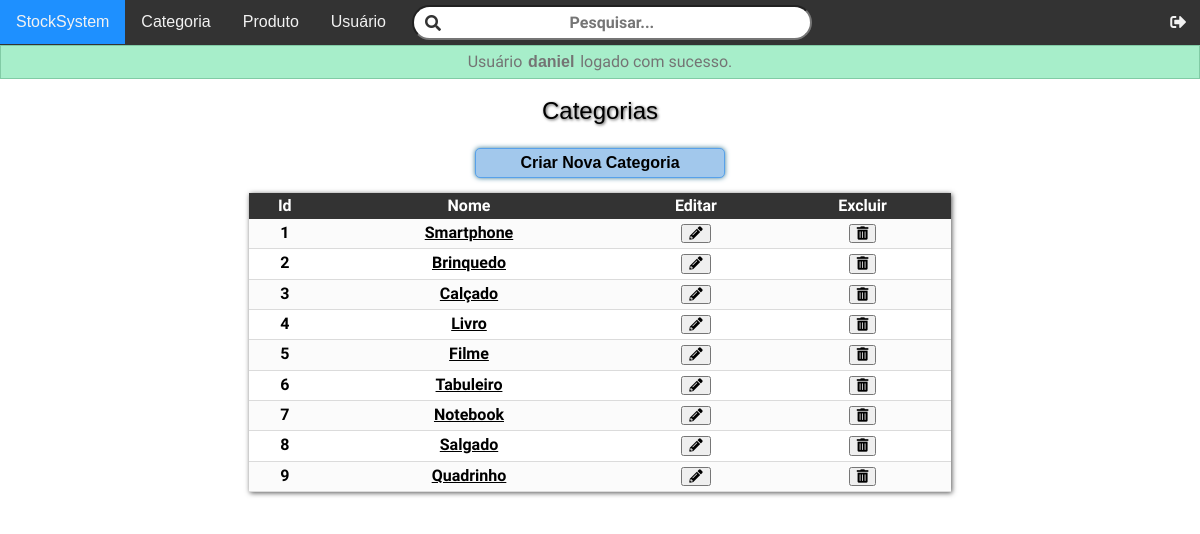
/src/View/category.php (signed in), run on an earlier commit of the app's database.
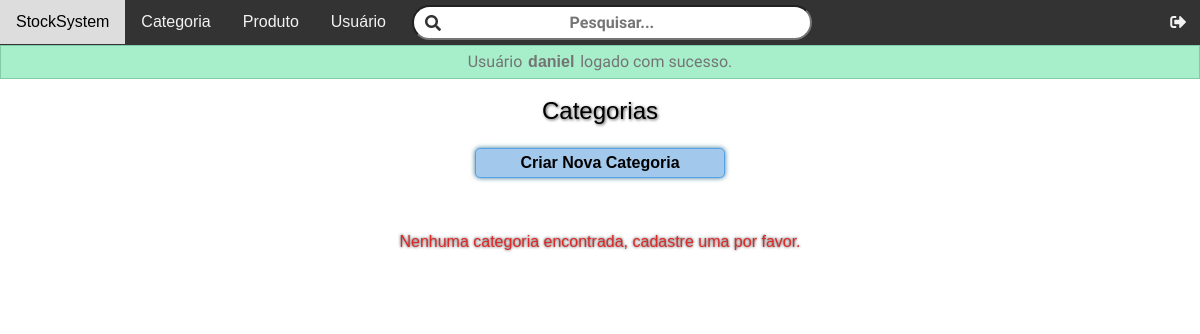
And on a later commit of the database.
### tables this page shows
CREATE TABLE `categorys` (
  `id` int(11) NOT NULL AUTO_INCREMENT,
  `name` varchar(50) NOT NULL,
  `created_at` timestamp NULL DEFAULT NULL,
  `updated_at` timestamp NULL DEFAULT NULL,
  PRIMARY KEY (`id`),
  UNIQUE KEY `name` (`name`)
);

### src/Session/user-session.php (called while the page is built, shortened)
<?php
function userIsLogged()
{
	return isset($_SESSION['user_logged']);
}

### src/Dao/CategoryDao.php (called while the page is built, shortened)
<?php
require_once '../Model/Category.php';
class CategoryDao
{
	public static function list()
	{
		$query = "SELECT id, name, created_at, updated_at FROM categorys ORDER BY id";
		$conn = Connection::getConn();
		$result = $conn->query($query);
		$list = array();
		foreach ($result->fetchAll() as $category_array) {
			$category = new Category($category_array['name'], $category_array['id']);
			$category->setCreatedAt($category_array['created_at']);
			$category->setUpdatedAt($category_array['updated_at']);
			array_push($list, $category);
		}
		return $list;
	}
}

### src/Model/Category.php (called while the page is built, shortened)
<?php
class Category
{
	private $id;
	private $name;
	public function __construct($name, $id = null)
	{
		$this->name = $name;
		$this->id = $id;
	}
	public function getId()
	{
		return $this->id;
	}
	public function getName()
	{
		return $this->name;
	}
}

### src/View/Category/main-table.php (the view, shortened to what this page needs)
<section class="row table">
	<div class="col-12">
		<table class="table-category">
			<thead>
				<tr>
					<th class="order">Id</th>
					<th class="order">Nome</th>
					<th>Editar</th>
					<th>Excluir</th>
				</tr>
			</thead>
			<tbody>
				<?php foreach ($categorys as $category) : ?>
					<tr class="info-row">
						<td class="info-id"><?php echo $category->getId() ?></td>
						<td class="info-name">
							<a href="../Route/category-select.php/?id=<?php echo $category->getId() ?>"><?php echo $category->getName() ?></a>
						</td>
						<td><button id="edit" class="fas fa-pencil-alt"></button></td>
						<td><button id="delete" class="fas fa-trash-alt"></button></td>
					</tr>
				<?php endforeach ?>
			</tbody>
		</table>
	</div>
</section>

### src/View/category.php (shortened to what this page needs)
<?php
require_once '../Dao/CategoryDao.php';
require_once '../Helpers/show-alert.php';
require_once '../Session/user-session.php';
try {
	$categorys = CategoryDao::list();
} catch (PDOException $e) {
	Erro::handler($e);
}
if (userIsLogged()) : ?>
	<?php require_once 'Templates/header.php' ?>
	<main>
		<?php require_once 'Category/main-top.php' ?>
		<?php if (count($categorys) > 0) : ?>
			<?php require_once 'Category/main-table.php' ?>
		<?php else : ?>
			<?php require_once 'Category/main-empty.php' ?>
		<?php endif ?>
	</main>
	<?php require_once 'Templates/footer.php' ?>
<?php else : header("Location: ../../index.php") ?>
<?php endif ?>

### src/View/Templates/header.php (shortened to what this page needs)
<!DOCTYPE html>
<html lang="pt-br">
<head>
	<link rel="stylesheet" href="../../app/css/reset.css">
	<link rel="stylesheet" href="../../app/css/templates/base.css">
	<link rel="stylesheet" href="../../app/css/templates/header.css">
	<link rel="stylesheet" href="../../app/css/templates/msg-alert.css">
	<link rel="stylesheet" href="../../app/css/modules/msg-home.css">
	<link rel="stylesheet" href="../../app/css/modules/home-dash-top.css">
	<link rel="stylesheet" href="../../app/css/modules/home-dash-body.css">
	<link rel="stylesheet" href="../../app/css/modules/main-top.css">
	<link rel="stylesheet" href="../../app/css/modules/search-box.css">
	<link rel="stylesheet" href="../../app/css/modules/form-delete.css">
	<link rel="stylesheet" href="../../app/css/modules/forms.css">
	<link rel="stylesheet" href="../../app/css/modules/forms-product.css">
	<link rel="stylesheet" href="../../app/css/modules/forms-category.css">
	<link rel="stylesheet" href="../../app/css/modules/detail-info-head.css">
	<link rel="stylesheet" href="../../app/css/modules/detail-button-panel.css">
	<link rel="stylesheet" href="../../app/css/modules/detail-info-body.css">
	<link rel="stylesheet" href="../../app/css/modules/table.css">
	<link rel="stylesheet" href="../../app/css/modules/msg-category-empty.css">
	<link rel="stylesheet" href="../../app/css/templates/button-go-top.css">
	<link rel="stylesheet" href="../../app/css/templates/footer.css">
	<link rel="stylesheet" href="https://use.fontawesome.com/releases/v5.5.0/css/all.css">
</head>
<body>
	<header id="topNavResponsive" class="top-nav">
		<nav>
			<a href="../View/home.php" class="active">StockSystem</a>
			<a class="page-action" href="category.php">Categoria</a>
			<a class="page-action" href="product.php">Produto</a>
			<a class="page-action" href="user.php">Usuário</a>
			<a class="page-action">
				<input class="search" type="text" placeholder="Pesquisar...">
				<i class="fas fa-search"></i>
			</a>
			<a class="page-action" href="../Route/login-out.php"><i class="fas fa-sign-out-alt"></i></a>
		</nav>
	</header>

### src/View/Templates/main-top-title.php
<section class="row title">
	<div class="col-12 title-top">

### src/Helpers/show-alert.php (shortened to what this page needs)
<?php
function showAlert($type)
{
	if (isset($_SESSION[$type])) {?>
		<p class="alert-<?php echo $type ?>"><?php echo $_SESSION[$type] ?></p>
		<?php unset($_SESSION[$type]);
	}
}

### src/View/Category/main-top.php
<?php require_once './Templates/main-top-title.php' ?>
<?php showAlert('success'); showAlert('danger') ?>
	<h2>Categorias</h2>
<?php require_once './Templates/main-top-search.php' ?>
<?php require_once './Templates/main-button-top.php' ?>
	<button id="callForm" class="btn-primary">Criar Nova Categoria</button>
<?php require_once './Templates/main-button-bottom.php' ?>

### src/View/Templates/main-top-search.php (shortened to what this page needs)
	</div>
</section>

### src/View/Templates/main-button-top.php
<section id="callFormCreate" class="row btn">
	<div class="col-6 new-item">

### src/View/Templates/main-button-bottom.php
	</div>
</section>

### src/View/Templates/footer.php (shortened to what this page needs)
</body>
</html>

### src/View/Templates/main-empty-top.php
<section class="row empty">
	<div class="col-12 msg-empty">

### src/View/Category/main-empty.php (shortened to what this page needs)
<?php require_once './Templates/main-empty-top.php' ?>
	<h3 class="msg-empty-title">Nenhuma categoria encontrada, cadastre uma por favor.</h3>

### app/css/templates/base.css (style rules this page uses)
html, body { height: 100%; }
body { font-family: "Helvetica", sans-serif; }
main { width: 100%; margin-bottom: 4.5em; transition: margin-top .5s; }
.col-6 { width: 50%; }
.col-12 { width: 100%; }
[class*="col-"] { float: left; padding: 15px; }
.row::after { content: ""; clear: both; display: table; }
.title-top { padding: 0 0 15px 0; }

### app/css/templates/header.css (style rules this page uses)
.top-nav { width: 100%; background-color: #333; overflow: hidden; position: fixed; top: 0; z-index: 1; }
.top-nav a { float: left; padding: 14px 16px; color: #F2F2F2; text-decoration: none; transition: .7s; cursor: pointer; }
.active { background-color: dodgerblue; }
.page-action:nth-child(5) { width: 35%; padding: 5px 10px; cursor: default; }
.page-action:nth-child(6) { float: right; padding: 14px; }

### app/css/templates/msg-alert.css (style rules this page uses)
span { font-family: sans-serif; font-weight: bold; margin: 0 .5%; overflow: hidden; display: flex; justify-content: flex-end; align-items: center; }
.alert-success, .alert-danger { height: 30px; width: 100%; font-family: "Raleway", sans-serif; display: flex; justify-content: center; align-items: center; }
.alert-success { background-color: #5DE19E; border: 1px solid #17A05A; }

### app/css/modules/msg-home.css (style rules this page uses)
.col-12 p { font-size: 100%; text-align: center; padding: 1em; }

### app/css/modules/main-top.css (style rules this page uses)
@media only screen and (min-width: 100px) { .title { margin-top: 45px; } }
@media only screen and (min-width: 100px) { .col-12 h2 { font-size: 150%; font-weight: 500; text-align: center; text-shadow: 1px 1px 3px #555; padding: 20px 10px 10px 10px; } }
@media only screen and (min-width: 100px) { .btn { height: 30px; width: 100%; display: flex; justify-content: center; align-items: center; transition: 1s; } }
@media only screen and (min-width: 100px) { .new-item { height: 100%; width: 100%; padding: 0; display: flex; justify-content: center; } }
@media only screen and (min-width: 100px) { .btn-primary { height: 100%; width: 250px; font-size: 100%; font-weight: 700; text-decoration: none; display: flex; justify-content: center; align-items: center; background-color: #A2C8EC; color: black; border: 1px solid #57A1EA; box-shadow: 0 0 5px #357795; border-radius: 5px; padding: 0; transition: .7s; cursor: pointer; } }

### app/css/modules/search-box.css (style rules this page uses)
.search { height: 35px; width: 100%; font-family: "Open Sans Condensed", sans-serif; font-size: 100%; font-weight: bold; text-align: center; border-radius: 25px; transition: .7s; }
.fas.fa-search { position: absolute; top: 15px; left: 425px; color: #333; }

### app/css/modules/msg-category-empty.css (style rules this page uses)
.empty { padding: 3em; }
.msg-empty { display: flex; justify-content: center; align-items: center; padding: 0; }
.msg-empty-title { color: #DE2929; text-shadow: 0 0 3px #333; display: block; text-align: center; padding: .5em; }

### app/css/modules/table.css (style rules this page uses)
.table .col-12 { display: flex; justify-content: center; }
.table-category, .table-product { box-shadow: 1px 1px 5px #555; }
.table-category { width: 60%; }
thead { background-color: #333; color: white; }
tbody tr:nth-child(odd) { background-color: #FBFBFB; }
tbody a { color: black; }
th, td { padding: 5px; font-family: "Open Sans Condensed", sans-serif; }
th { font-weight: bold; }
.order { transition: .7s; cursor: pointer; }
td { font-weight: bolder; text-align: center; border-bottom: 1px solid #DBDBDB; }

What changed in the data, as far as the page shows it:
removed categorys: id "1", name "Smartphone"
removed categorys: id "2", name "Brinquedo"
removed categorys: id "3", name "Calçado"
removed categorys: id "4", name "Livro"
removed categorys: id "5", name "Filme"
removed categorys: id "6", name "Tabuleiro"
removed categorys: id "7", name "Notebook"
removed categorys: id "8", name "Salgado"
removed categorys: id "9", name "Quadrinho"
Also different on the page:
text no longer shown: "Id Nome Editar Excluir"
text now shown: "Nenhuma categoria encontrada, cadastre uma por favor."
